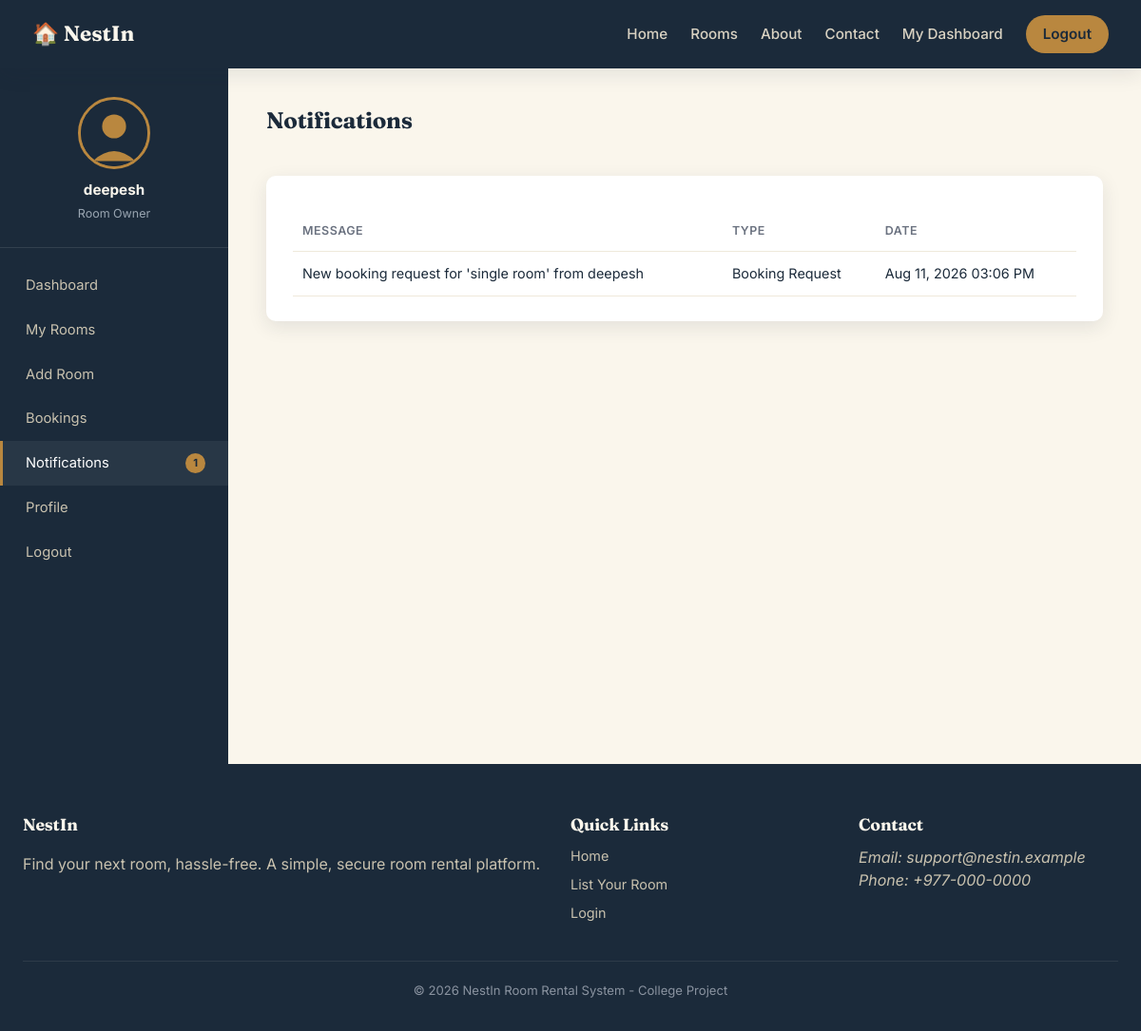
/owner/notifications (signed in), run on the app's committed database.
### models/user.py (models this page shows, shortened)
class User(UserMixin, db.Model):
    __tablename__ = "users"
    id = db.Column(db.Integer, primary_key=True)
    role = db.Column(db.String(20), nullable=False, default="owner")  # 'admin' or 'owner'
    full_name = db.Column(db.String(120), nullable=False)
    email = db.Column(db.String(150), unique=True, nullable=False)
    username = db.Column(db.String(80), unique=True, nullable=False)
    password_hash = db.Column(db.String(255), nullable=False)
    phone = db.Column(db.String(20))
    location = db.Column(db.String(150))
    house_number = db.Column(db.String(50))
    profile_pic = db.Column(db.String(255), default="default.svg")
    status = db.Column(db.String(20), default="approved")  # 'pending', 'approved', 'rejected'
    created_at = db.Column(db.DateTime, default=datetime.utcnow)
    rooms = db.relationship("Room", backref="owner", lazy=True, cascade="all, delete-orphan")
    @property
    def is_admin(self):
        return self.role == "admin"
    @property
    def is_owner(self):
        return self.role == "owner"

### models/notification.py (models this page shows, shortened)
class Notification(db.Model):
    __tablename__ = "notifications"
    id = db.Column(db.Integer, primary_key=True)
    recipient_role = db.Column(db.String(20), nullable=False)
    recipient_id = db.Column(db.Integer, db.ForeignKey("users.id"), nullable=True)
    message = db.Column(db.String(255), nullable=False)
    category = db.Column(db.String(50), default="general")  # owner_registered, room_uploaded, booking_request
    is_read = db.Column(db.Boolean, default=False)
    created_at = db.Column(db.DateTime, default=datetime.utcnow)

### routes/owner.py (the view)
@owner_bp.route("/notifications")
@login_required
@owner_required
def notifications():
    all_notes = Notification.query.filter_by(
        recipient_role="owner", recipient_id=current_user.id
    ).order_by(Notification.created_at.desc()).all()
    for note in all_notes:
        note.is_read = True
    db.session.commit()
    return render_template("owner/notifications.html", notifications=all_notes)

### routes/owner.py (called while the page is built)
def owner_required(view_func):
    @wraps(view_func)
    def wrapped(*args, **kwargs):
        if not current_user.is_authenticated or not current_user.is_owner:
            flash("Room Owner access required.", "danger")
            return redirect(url_for("auth.login"))
        return view_func(*args, **kwargs)
    return wrapped

### routes/public.py (called while the page is built)
@public_bp.before_app_request
def track_visitor():
    if request.endpoint in ("public.home",):
        log_visit()

### templates/owner/notifications.html (shortened to what this page needs)
{% extends "owner/_layout.html" %}
{% set active_page = "notifications" %}
{% block dash_content %}
<div class="dash-header"><h2>Notifications</h2></div>
<div class="panel">
    {% if notifications %}
    <table>
        <thead><tr><th>Message</th><th>Type</th><th>Date</th></tr></thead>
        <tbody>
        {% for note in notifications %}
            <tr>
                <td>{{ note.message }}</td>
                <td>{{ note.category.replace('_', ' ')|title }}</td>
                <td>{{ note.created_at.strftime('%b %d, %Y %I:%M %p') }}</td>
            </tr>
        {% endfor %}
        </tbody>
    </table>
    {% else %}
    <p>No notifications yet.</p>
    {% endif %}
</div>
{% endblock %}

### templates/owner/_layout.html
{% extends "base.html" %}
{% block content %}
<div class="dash-wrap">
    <aside class="dash-sidebar">
        <div class="dash-profile">
            <img src="{{ url_for('public.profile_pic', filename=current_user.profile_pic) }}" class="avatar-circle" alt="{{ current_user.full_name }}">
            <strong>{{ current_user.full_name }}</strong>
            <span>Room Owner</span>
        </div>
        <nav class="dash-nav">
            <a href="{{ url_for('owner.dashboard') }}" class="{{ 'active' if active_page == 'dashboard' }}">Dashboard</a>
            <a href="{{ url_for('owner.rooms') }}" class="{{ 'active' if active_page == 'rooms' }}">My Rooms</a>
            <a href="{{ url_for('owner.add_room') }}" class="{{ 'active' if active_page == 'add_room' }}">Add Room</a>
            <a href="{{ url_for('owner.bookings') }}" class="{{ 'active' if active_page == 'bookings' }}">Bookings</a>
            <a href="{{ url_for('owner.notifications') }}" class="{{ 'active' if active_page == 'notifications' }}">
                Notifications {% if unread_notifications %}<span class="badge">{{ unread_notifications }}</span>{% endif %}
            </a>
            <a href="{{ url_for('owner.profile') }}" class="{{ 'active' if active_page == 'profile' }}">Profile</a>
            <a href="{{ url_for('auth.logout') }}">Logout</a>
        </nav>
    </aside>
    <div class="dash-content">
        {% block dash_content %}{% endblock %}
    </div>
</div>
{% endblock %}

### static/css/style.css (style rules this page uses)
:root { --ink: #1B2A3A; --ink-soft: #2C3E52; --sand: #F3EBDA; --sand-light: #FAF6EC; --brass: #B9873F; --brass-dark: #96692C; --teal: #2F6F62; --danger: #B33A3A; --success: #2F6F62; --warning: #B9873F; --info: #3A6EA5; --white: #FFFFFF; --radius: 10px; --shadow: 0 6px 20px rgba(27, 42, 58, 0.10); --shadow-lg: 0 14px 40px rgba(27, 42, 58, 0.18); }
* { box-sizing: border-box; }
body { margin: 0; font-family: 'Inter', sans-serif; color: var(--ink); background: var(--sand-light); line-height: 1.55; }
h1, h2, h3, h4 { font-family: 'Fraunces', serif; color: var(--ink); margin: 0 0 0.5em 0; letter-spacing: -0.01em; }
a { color: inherit; text-decoration: none; }
img { max-width: 100%; display: block; }
.dash-wrap { display: grid; grid-template-columns: 240px 1fr; min-height: calc(100vh - 68px); }
.dash-sidebar { background: var(--ink); color: var(--sand-light); padding: 30px 0; }
.dash-profile { text-align: center; padding: 0 20px 24px; border-bottom: 1px solid rgba(255,255,255,0.1); margin-bottom: 16px; }
.avatar-circle { width: 76px; height: 76px; border-radius: 50%; object-fit: cover; margin: 0 auto 10px; border: 3px solid var(--brass); }
.dash-profile strong { display: block; font-size: 0.95rem; }
.dash-profile span { font-size: 0.78rem; color: #9AA6B2; }
.dash-nav a { display: flex; align-items: center; justify-content: space-between; padding: 12px 24px; font-size: 0.92rem; color: #C9C2AF; border-left: 3px solid transparent; }
.dash-nav a:hover, .dash-nav a.active { background: rgba(255,255,255,0.06); color: var(--white); border-left-color: var(--brass); }
.badge { background: var(--brass); color: var(--ink); font-size: 0.7rem; font-weight: 700; padding: 2px 8px; border-radius: 999px; }
.dash-content { padding: 36px 40px; }
.dash-header { display: flex; justify-content: space-between; align-items: center; margin-bottom: 28px; }
.panel { background: var(--white); border-radius: var(--radius); box-shadow: var(--shadow); padding: 26px 28px; margin-bottom: 28px; }
table { width: 100%; border-collapse: collapse; margin-top: 10px; }
th, td { text-align: left; padding: 12px 10px; font-size: 0.9rem; border-bottom: 1px solid #EFE9DB; }
th { color: #6B7280; font-weight: 600; font-size: 0.78rem; text-transform: uppercase; letter-spacing: 0.04em; }

### data on the page
User: profile_pic (placeholder picture), full_name "deepesh"
Notification: message "New booking request for 'single room' from deepesh", category.replace "Booking Request", created_at "Aug 11, 2026 03:06 PM"

### other printed values
{{ unread_notifications }} "1"
